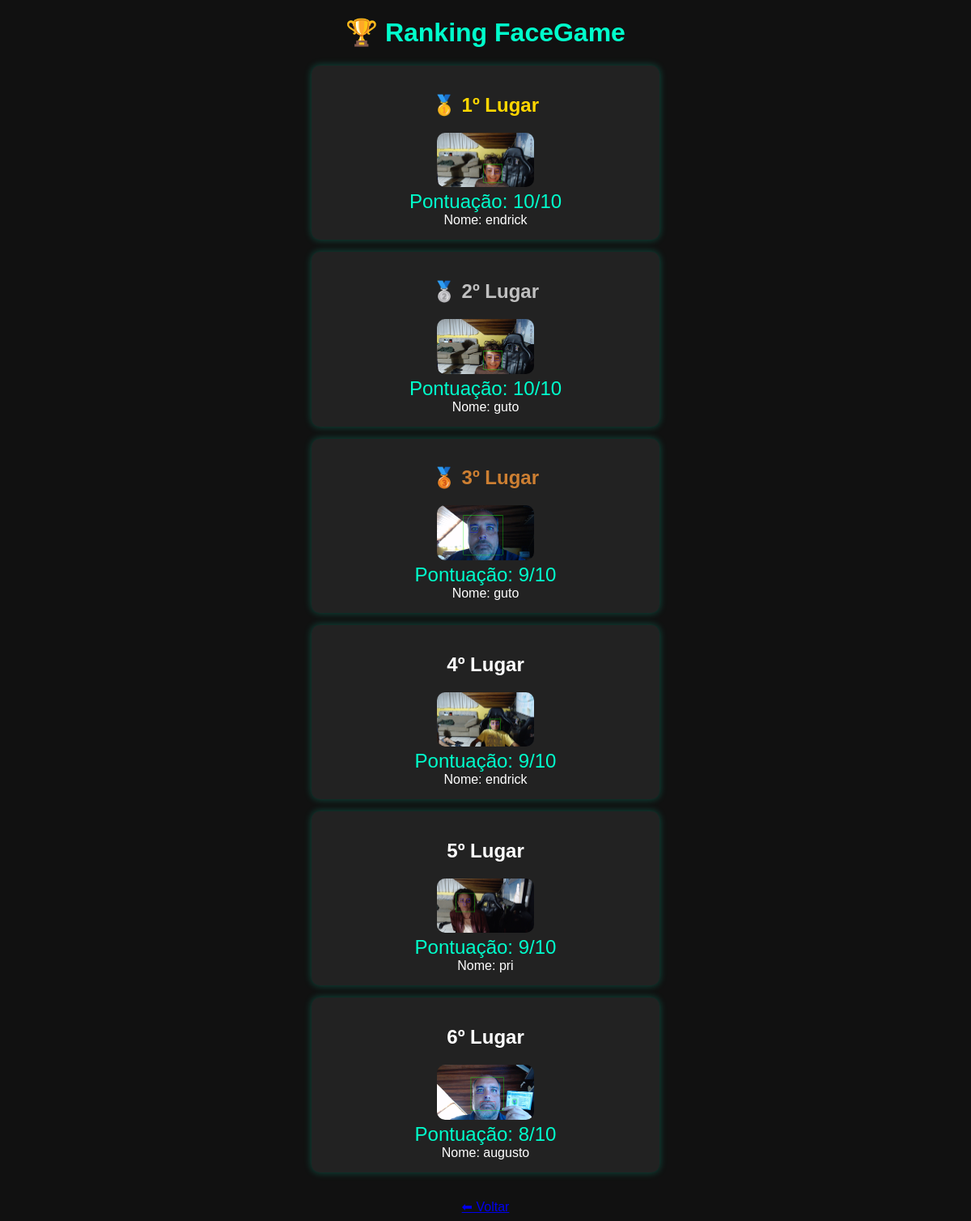
Before: /ranking with the older database file.
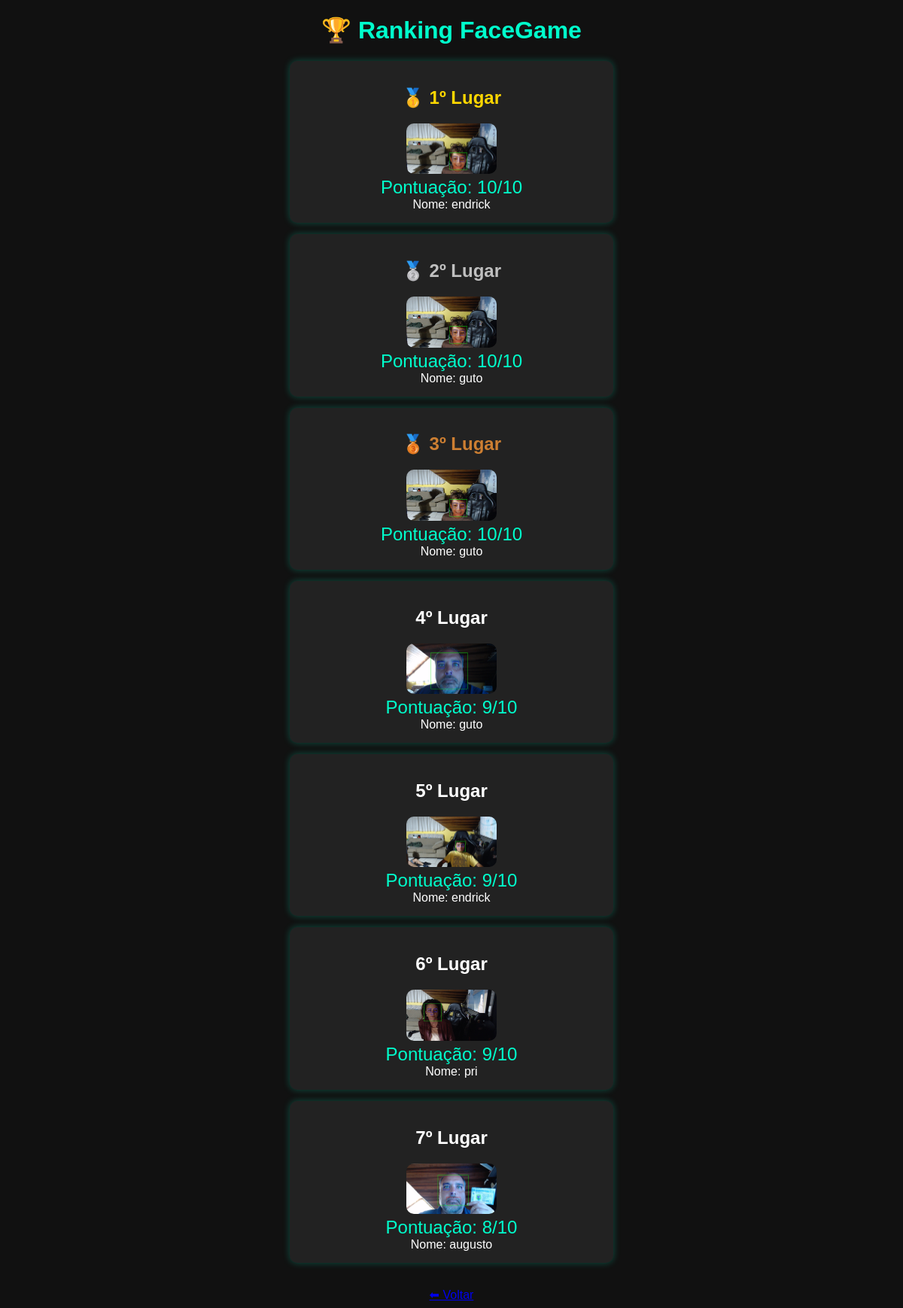
After: the same page with the newer database file.
### tables this page shows
CREATE TABLE ranking (
            id INTEGER PRIMARY KEY AUTOINCREMENT,
            nome TEXT,
            filename TEXT,
            score INTEGER
        );

### app.py (the view)
@app.route("/ranking")
def ranking():
    conn = sqlite3.connect("scores.db")
    cursor = conn.cursor()
    cursor.execute("SELECT nome, filename, score FROM ranking ORDER BY score DESC LIMIT 10")
    dados = cursor.fetchall()
    conn.close()
    return render_template("ranking.html", dados=dados)

### templates/ranking.html (shortened to what this page needs)
<!DOCTYPE html>
<html>
<head>
</head>
<body>
<h1>🏆 Ranking FaceGame</h1>
{% for jogador in dados %}
<div class="card">
    <h2>
        {% if loop.index == 1 %}<span class="gold">🥇 1º Lugar</span>
        {% elif loop.index == 2 %}<span class="silver">🥈 2º Lugar</span>
        {% elif loop.index == 3 %}<span class="bronze">🥉 3º Lugar</span>
        {% else %}{{ loop.index }}º Lugar{% endif %}
    </h2>
    <img src="{{ url_for('static', filename='processed/' + jogador[1]) }}">
    <div class="score">Pontuação: {{ jogador[2] }}/10</div>
    <div class="nome">Nome: {{ jogador[0] }}</div>
</div>
{% endfor %}
<br>
<a href="/">⬅ Voltar</a>
</body>
</html>

### templates/ranking.html (style rules this page uses)
body { background:#111;color:white;text-align:center;font-family:Arial; }
h1 { color:#00ffcc; }
.card { background:#222;margin:15px auto;padding:15px;width:400px;border-radius:10px;box-shadow:0 0 10px #00ffcc44; }
img { width:120px;border-radius:10px; }
.score { font-size:24px;color:#00ffcc; }
.gold { color:gold; }
.silver { color:silver; }
.bronze { color:#cd7f32; }

Changed rows visible on the page:
added ranking: shows "🥉 3º Lugar", filename (picture), score "10", nome "guto"
computed for ranking (number 4 of 7 on the later page): text "🥉 3º Lugar" → "º Lugar"
